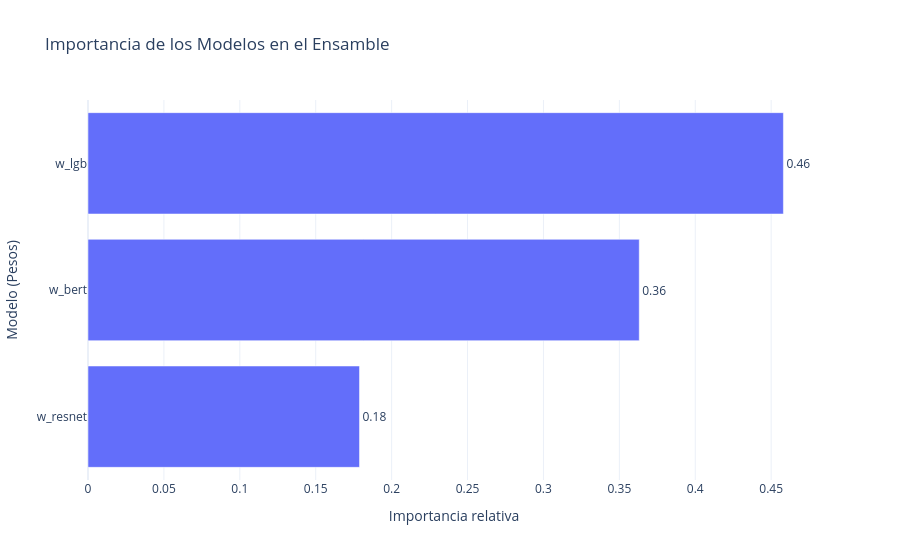

Notebook source saved alongside this figure:
### Code cell
# Generar el gráfico de importancia de hiperparámetros (pesos)
fig = plot_param_importances(study_blend)

fig.update_layout(
    title="Importancia de los Modelos en el Ensamble",
    xaxis_title="Importancia relativa",
    yaxis_title="Modelo (Pesos)",
    template="plotly_white"
)

fig.show()

### Figure 1 — Plotly figure (JSON) as saved in the notebook; plotly's stock layout.template omitted (floating-point values rounded to 4 significant figures)
{"data": [{"cliponaxis": false, "hovertemplate": ["w_resnet (FloatDistribution): 0.17884096873446886<extra></extra>", "w_bert (FloatDistribution): 0.36310404540630264<extra></extra>", "w_lgb (FloatDistribution): 0.4580549858592285<extra></extra>"], "name": "Objective Value", "orientation": "h", "text": ["0.18", "0.36", "0.46"], "textposition": "outside", "type": "bar", "x": [0.1788, 0.3631, 0.4581], "y": ["w_resnet", "w_bert", "w_lgb"]}], "layout": {"title": {"text": "Importancia de los Modelos en el Ensamble"}, "xaxis": {"title": {"text": "Importancia relativa"}}, "yaxis": {"title": {"text": "Modelo (Pesos)"}}}}
